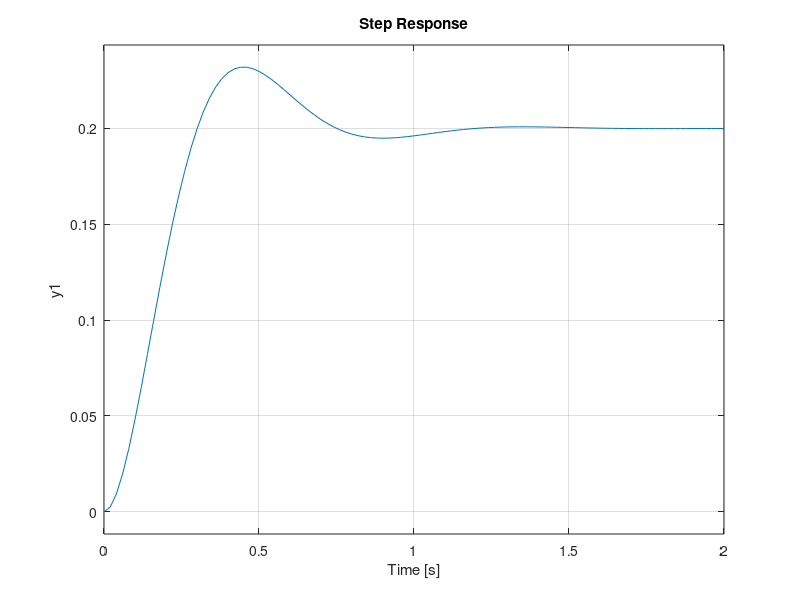

MATLAB code to generate this figure: (Note: this script raises an error after producing the figure.)
close all
clear all
clc

s = tf('s');

u = 5; % unitary amplitude (given)
y_inf = 1; % at infinite it goes to 1
% y = K * u => K = y/u = 1/5
K = 1/5 % gain

% peak point 
y_max = 1.16; %peak
t = 0.45; % time when peak y_max

s_ = (y_max - y_inf)/y_inf

% damping ratio
d = (abs(log(s_))/sqrt(pi^2 + log(s_)^2)) % damping ratio

% natural frequency
w = pi/(t * sqrt(1 - d^2)) % natural frequency

H = K*(w^2/(s^2 + 2 * d * w * s + w^2))

step(H)
stepinfo(H)
